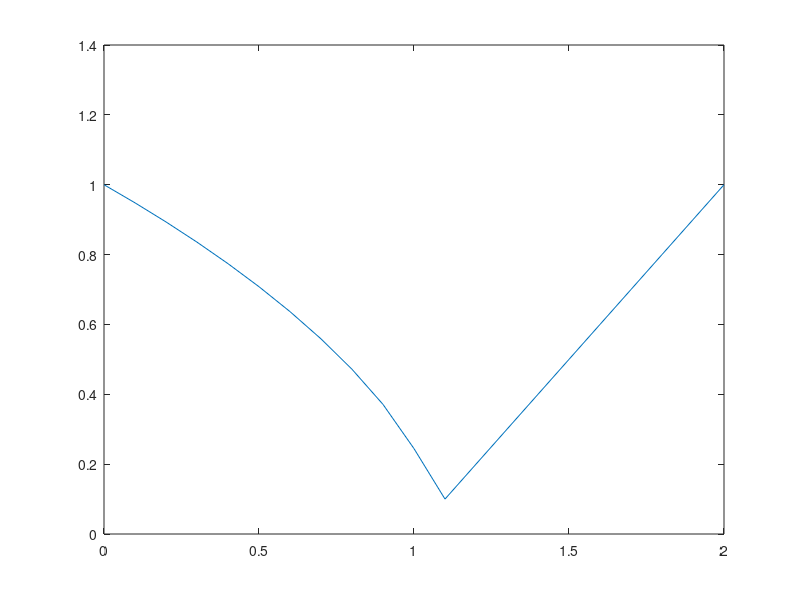

This chart was generated by the following MATLAB code:
format long e;
W = 0:0.1:2;
radius = 1:21;
n = 20;

D = zeros(n,n);
L = zeros(n,n);
U = zeros(n,n);
    
for row = 1 : 1 : n
   if row - 1 > 0
      L(row, row-1) = 1/2;
   end
        
   D(row,row) = 2;
        
   if row + 1 <= n
      U(row, row+1) = 1/2;
   end
end

A = D - L - U;

for i = 1 : 1 : 21
    w = W(1,i);
    
    SOR = (D - w*L) \ ((1-w)*D + w*U);
    radius(1,i) = max(abs(eig(SOR)));
end

plot(W, radius);